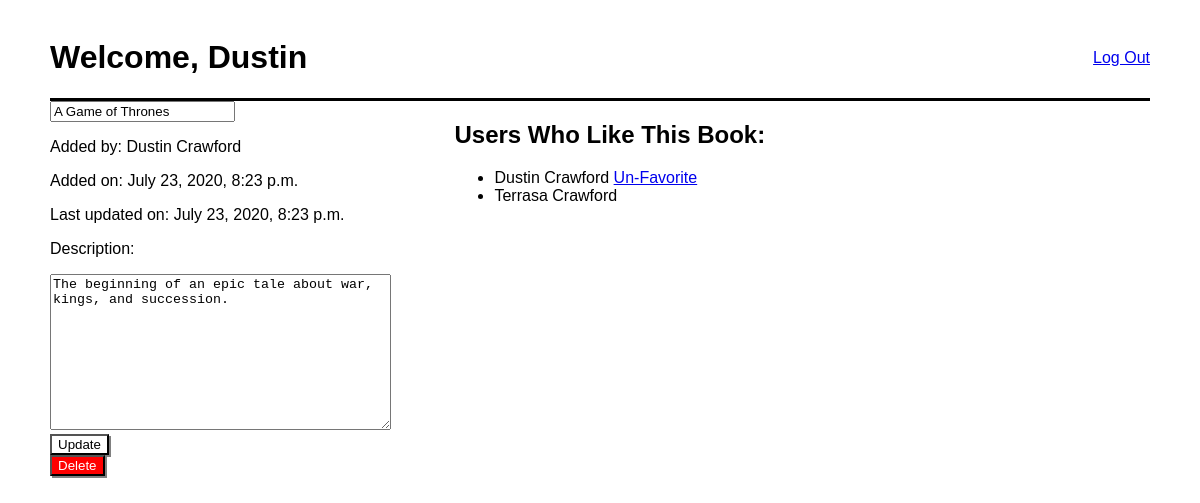
Page /books/2 (signed in) on the earlier database version.
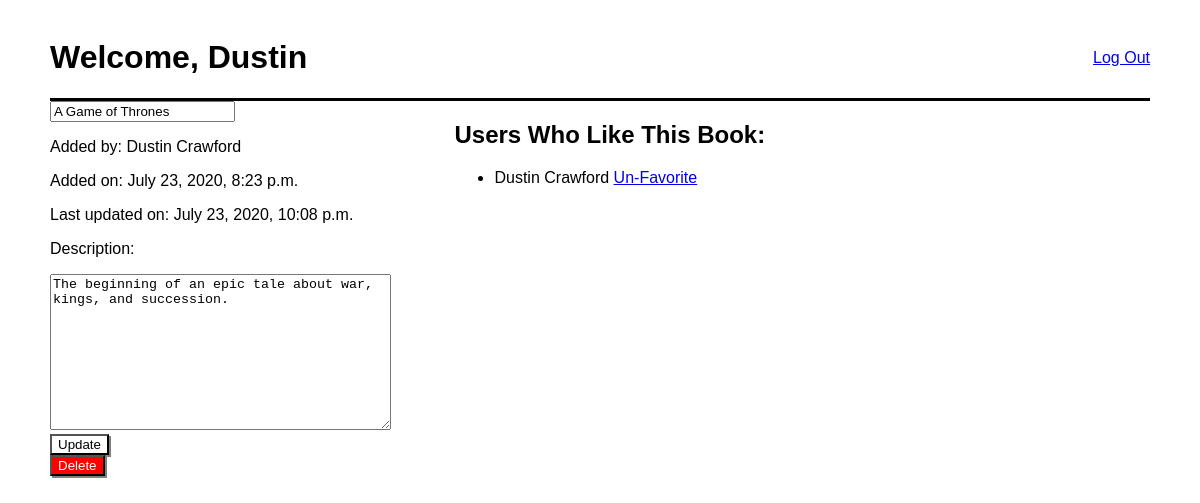
Same page on the later database version.
### books_app/models.py (models this page shows)
class Book(models.Model):
    title = models.CharField(max_length=255)
    desc = models.TextField()
    created_at = models.DateTimeField(auto_now_add=True)
    updated_at = models.DateTimeField(auto_now=True)
    uploaded_by_id = models.ManyToManyField(User, related_name="books_uploaded")
    users_who_like = models.ManyToManyField(User, related_name="liked_books")
    objects = BookManager()

class User(models.Model):
    first_name = models.CharField(max_length=45)
    last_name = models.CharField(max_length=45)
    email = models.CharField(max_length=45)
    password = models.CharField(max_length=255)
    created_at = models.DateTimeField(auto_now_add=True)
    updated_at = models.DateTimeField(auto_now=True)
    objects = UserManager()

### books_app/views.py (the view)
# urls.py: path('books/<int:book_id>', views.showBook),
def showBook(request, book_id):
    book = Book.objects.get(id=book_id)
    user = User.objects.get(id=request.session['user_id'])
    context = {
        'book': book,
        'user': user,
    }
    return render(request, 'show_book.html', context)

### books_app/templates/show_book.html (shortened to what this page needs)
<!DOCTYPE html>
<html lang="en">
<head>
    {% load static %}
    <link rel="stylesheet" href="{% static 'css/style.css' %}">
</head>
<body>
    <div class="container">
        <div class="navbar">
            <h1>Welcome, {{ user.first_name }}</h1>
            <a href="/logout">Log Out</a>
        </div>
        {% if user.id == book.uploaded_by_id.first.id %}
            <div class="form-container">
                <form action="/update_book" method="POST">
                    <input type="text" name="title" value="{{ book.title }}">
                    <p>Added by: {{ book.uploaded_by_id.first.first_name }} {{ book.uploaded_by_id.first.last_name }}</p>
                    <p>Added on: {{ book.created_at }}</p>
                    <p>Last updated on: {{ book.updated_at }}</p>
                    <p>Description:</p>
                    <textarea name="desc" cols="40" rows="10">{{ book.desc }}</textarea>
                    <button class="btn-white" type="submit">Update</button>
                </form>
                <form action="/delete_book" method="POST">
                    <button class="btn-delete" type="submit">Delete</button>
                </form>
            </div>
            <div class="form-container">
                <h2>Users Who Like This Book:</h1>
                <ul>
                    {% for like in book.users_who_like.all %}
                        <li>
                            {{ like.first_name }} {{ like.last_name }}
                            {% if user.id == like.id %}
                                <a href="{{ book.id }}/remove_favorite">Un-Favorite</a>
                            {% endif %}
                        </li>
                    {% endfor %}
                </ul>
            </div>
            {% endif %}
    </div>
</body>
</html>

Differences in the rows shown:
no longer on this page (row unchanged): User: first_name "Terrasa", last_name "Crawford"
changed Book "A Game of Thrones": updated_at "July 23, 2020, 8:23 p.m." → "July 23, 2020, 10:08 p.m."
